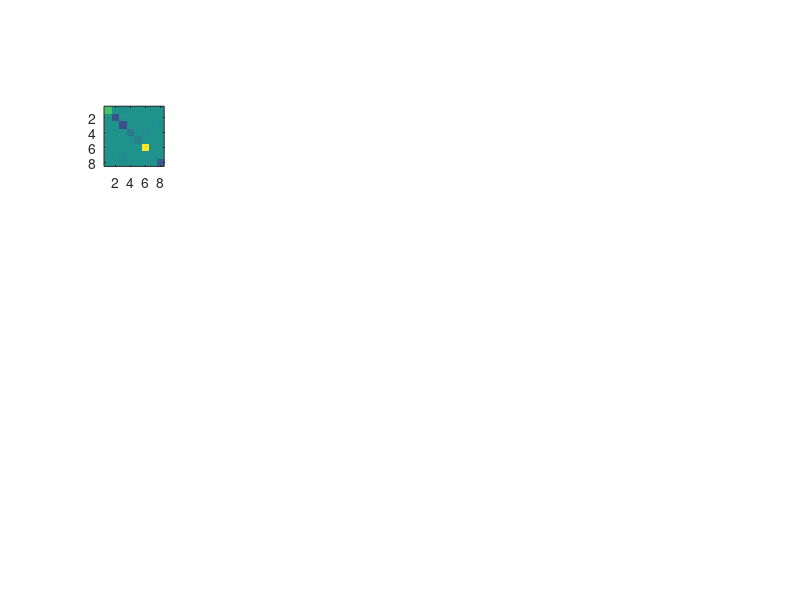

MATLAB code to generate this figure: (Note: this script raises an error after producing the figure.)


clear; clc; close all

% eta sampling:
eta_all = -0.1; %[-0.1, -0.001, 0, 0.001, 0.1];
gamma_all = -1;

init_w = 1e-10;
wstr = {'small_normsq_ultimate';'large'};

[R,~] = qr(randn(32,8),0);
W1_bar_0 = eye(8).*(randn(8,8)*1e-10);
W2_bar_0 = eye(8).*(randn(8,8)*1e-10);

cut_time = [1,[1,2,4,8,16]*1000];

for whichweight = 1:length(init_w)

lr = 0.005;
parm.scale   = init_w(whichweight);

parm.neuron  = 32;
parm.lrate   = lr;
parm.Nepochs = 20000;
parm.gammas  = gamma_all;
parm.etas    = eta_all;
Y = [1 1 1 1 1 1 1 1
     1 1 1 1 0 0 0 0
     0 0 0 0 1 1 1 1
     1 1 0 0 0 0 0 0
     0 0 1 1 0 0 0 0
     0 0 0 0 1 1 0 0
     0 0 0 0 0 0 1 1
     eye(4),zeros(4,4)
     zeros(4,4),eye(4)];
parm.data = Y;



X = eye(8);
       
E = Y*X';
[U,S,V] = svd(E,'econ');


N1 = size(X,1); % obj (item), N1
Ni = size(X,2);
N3 = size(Y,1); % feature, N3
Nrank = min([N1,N3]);
Nh = parm.neuron; % number of neurons in the hidden layer, N2

scale = parm.scale;
Nepochs = parm.Nepochs;
allgamma = parm.gammas;
alleta = parm.etas;

disp('computing start >>>>>>>>>')
disp(['learning rate = ',num2str(lr)])

ge_pair = [];
for gi = 1:length(allgamma)
    for ei = 1:length(alleta)
        gamma = allgamma(gi); % Feedback scale
        eta = alleta(ei); % Hebbian term
        ge_pair = [ge_pair; gamma, eta];
    end
end

npair = size(ge_pair,1);
samp = [1:Nepochs-1,Nepochs]';
nsamp = length(samp);


allout = nan(3,nsamp,npair);
allmode = nan(Nrank,nsamp,npair);

gvec = ge_pair(:,1);
evec = ge_pair(:,2);

for pair = 1:size(ge_pair,1)
       if ~mod(pair,10)
           disp(['>>>>>> ',num2str(pair),' >>>>>>'])
       end

        W1 = R*W1_bar_0*V';
        W2 = U*W2_bar_0*R';
        gamma = gvec(pair);
        eta = evec(pair);

        mode_components = nan(Nrank,Nepochs);
        err = nan(1,Nepochs);
        W1_norm = nan(1,Nepochs);
        W2_norm = nan(1,Nepochs);
        delta_w = nan(4,Nepochs);

        count = 1;
        for ep = 1:Nepochs

            delta_W1_chl = zeros(size(W1)); % 100,8
            delta_W2_chl = zeros(size(W2));
            delta_W1_hebb = zeros(size(W1));

            for i = 1:Ni
                % Select input
                x = X(:,i);
                y = Y(:,i);

                % Calculate intermediate variables
                y_hat = W2*W1*x;
                h_feedforward = W1*x;
                hc = W1*x + gamma*W2'*y;
                hf = W1*x + gamma*(W2'*W2*W1*x);

                % Calculate weight updates
                % delta_W1_chl = delta_W1_chl + 1/gamma*(hc-hf)*x';
                delta_W1_chl = delta_W1_chl + W2'*(y-y_hat)*x';
                delta_W2_chl = delta_W2_chl + y*hc' - y_hat*hf';



                % Oja's rule when eta > 0
                if eta >= 0
                    dW1vec = bsxfun(@times, h_feedforward, bsxfun(@minus, x', diag(h_feedforward)*W1));
                else
                    dW1vec = h_feedforward*x';
                end
                delta_W1_hebb = delta_W1_hebb + dW1vec;

            end
            mode_components(:,ep) = diag(U'*W2*W1*V);
            err(ep) = norm(Y-W2*W1*X,'fro').^2;
            W1_norm(ep) = norm(W1,'fro');
            W2_norm(ep) = norm(W2,'fro');
            
            st_w1_chl = norm(lr*delta_W1_chl,'fro');
            st_w2_chl = norm(lr*delta_W2_chl,'fro');
            

            if eta >= 0
                W1 = W1 + lr*delta_W1_chl + eta*delta_W1_hebb;
                st_w1_h  = norm(eta*delta_W1_hebb,'fro');
                st_w1_tol = norm(lr*delta_W1_chl + eta*delta_W1_hebb, 'fro');
            else
                nn = [];
                for n = 1:size(W1,1)
                    nn = [nn; norm(W1(n,:))^2];
                end
                a = bsxfun(@times,eta*(delta_W1_hebb),1./(nn+1)) + lr*delta_W1_chl;
                W1 = W1 + a;
                st_w1_h  = norm(bsxfun(@times,eta*(delta_W1_hebb),1./(nn+1)),'fro');
                st_w1_tol = norm(a,'fro');
            end
            W2 = W2 + lr*delta_W2_chl;
            
            delta_w(:,ep) = [st_w1_chl,st_w1_h,st_w1_tol,st_w2_chl];
            
            if ismember(ep,cut_time)
            W1_bar = R'*W1*V;
               W1_bar = W1_bar./max(abs(W1_bar(:)));
               W_bar(:,:,count,1) = W1_bar;
            W2_bar = U'*W2*R;
               W2_bar = W2_bar./max(abs(W2_bar(:)));
               W_bar(:,:,count,2) = W2_bar;
               count = count + 1;
            end

        end % end of epoch

        allout(:,:,pair) = [err(samp); W1_norm(samp); W2_norm(samp)];
        allmode(:,:,pair) = mode_components(:,samp);
        allweight(:,:,pair) = delta_w(:,samp);
end
disp('done')

ntime = size(allweight,2);
ng = length(parm.gammas);
ne = length(parm.etas);
C = reshape(allweight,[4,ntime,ne,ng]); % error, w1, w2 timecourses

end


close all;
fs = 12;
figure('position',[683   798   532   157])
np = length(cut_time);
for k = 1:length(cut_time)
    for p = 1:2
        subplot(2,np,k+np*(p-1))
        imagesc(W_bar(:,:,k,p),[-1,1])
        axis square;
        colormap(redblue)
        set(gca,'xtick','','ytick','','fontsize',fs)
        if p==1 && k==1
           title(['\gamma = ',num2str(round(parm.gammas(1),1)),', \eta = ',num2str(round(parm.etas(1),3))])
        end

    end
    if p==2
        xlabel(['t = ',num2str(cut_time(k))])
    end
end

